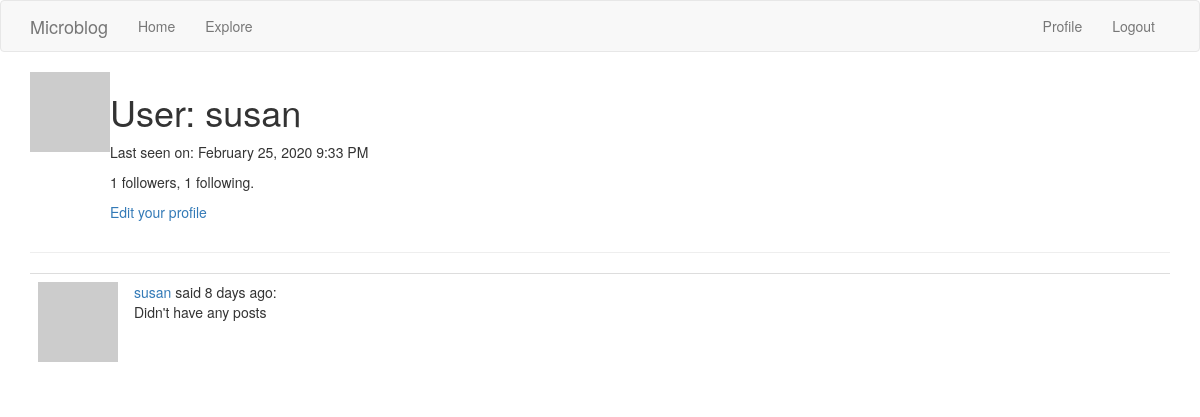
Before: /user/susan (signed in) with the older database file.
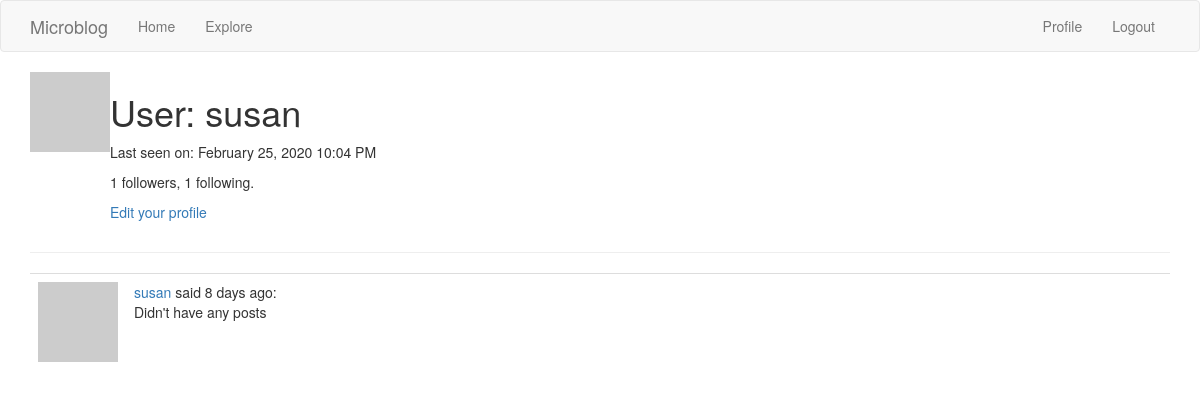
After: the same page with the newer database file.
### app/models.py (models this page shows, shortened)
class User(UserMixin, db.Model):
    id = db.Column(db.Integer, primary_key=True)
    username = db.Column(db.String(64), index=True, unique=True)
    email = db.Column(db.String(120), index=True, unique=True)
    password_hash = db.Column(db.String(128))
    posts = db.relationship('Post', backref='author', lazy='dynamic')
    about_me = db.Column(db.String(140))
    last_seen = db.Column(db.DateTime, default=datetime.utcnow)
    followed = db.relationship(
        'User', secondary=followers,
        primaryjoin=(followers.c.follower_id == id),
        secondaryjoin=(followers.c.followed_id == id),
        backref=db.backref('followers', lazy='dynamic'), lazy='dynamic')
    def avatar(self, size):
        digest = md5(self.email.lower().encode('utf-8')).hexdigest()
        return 'https://www.gravatar.com/avatar/{}?d=identicon&s={}'.format(
            digest, size)

class Post(db.Model):
    id = db.Column(db.Integer, primary_key=True)
    body = db.Column(db.String(140))
    timestamp = db.Column(db.DateTime, index=True, default=datetime.utcnow)
    user_id = db.Column(db.Integer, db.ForeignKey('user.id'))

### app/routes.py (the view)
@app.route('/user/<username>')
@login_required
def user(username):
    user = User.query.filter_by(username=username).first_or_404()
    page = request.args.get('page', 1, type=int)
    posts = user.posts.order_by(Post.timestamp.desc()).paginate(
        page, app.config['POSTS_PER_PAGE'], False)
    next_url = url_for('user', username=user.username, page=posts.next_num) \
        if posts.has_next else None
    prev_url = url_for('user', username=user.username, page=posts.prev_num) \
        if posts.has_prev else None
    return render_template('user.html', user=user, posts=posts.items,
                           next_url=next_url, prev_url=prev_url)

### app/models.py (called while the page is built)
@login.user_loader
def load_user(id):
    return User.query.get(int(id))

### app/routes.py (called while the page is built)
@app.before_request
def before_request():
    if current_user.is_authenticated:
        current_user.last_seen = datetime.utcnow()
        db.session.commit()

### app/templates/user.html (shortened to what this page needs)
{% extends "base.html" %}
{% block app_content %}
    <table>
        <tr valign="top">
            <td><img src="{{ user.avatar(128) }}"></td>
            <td>
                <h1>User: {{ user.username }}</h1>
                {% if user.last_seen %}<p>Last seen on: {{moment(user.last_seen) .format('LLL')}}</p>{% endif %}
                <p>{{ user.followers.count() }} followers, {{ user.followed.count() }} following.</p>
                {% if user == current_user %}
                <p><a href="{{ url_for('edit_profile') }}">Edit your profile</a></p>
                {% elif not current_user.is_following(user) %}
                <p><a href="{{ url_for('follow', username=user.username) }}">Follow</a></p>
                {% else %}
                <p><a href="{{ url_for('unfollow', username=user.username) }}">Unfollow</a></p>
                {% endif %}
            </td>
        </tr>
    </table>
    <hr>
    {% for post in posts %}
        {% include '_post.html' %}
    {% endfor %}
{% endblock %}

### app/templates/base.html (shortened to what this page needs)
{% extends 'bootstrap/base.html' %}  {% block navbar %}
<nav class="navbar navbar-default">
  <div class="container">
    <div class="navbar-header">
      <a class="navbar-brand" href="{{ url_for('index') }}">Microblog</a>
    </div>
    <div class="collapse navbar-collapse" id="bs-example-navbar-collapse-1">
      <ul class="nav navbar-nav">
        <li><a href="{{ url_for('index') }}">Home</a></li>
        <li><a href="{{ url_for('explore') }}">Explore</a></li>
      </ul>
      <ul class="nav navbar-nav navbar-right">
        {% if current_user.is_anonymous %}
        <li><a href="{{ url_for('login') }}">Login</a></li>
        {% else %}
        <li><a href="{{ url_for('user', username=current_user.username) }}">Profile</a></li>
        <li><a href="{{ url_for('logout') }}">Logout</a></li>
        {% endif %}
      </ul>
    </div>
  </div>
</nav>
{% endblock %} {% block content %}
<div class="container">
    {%
  block app_content %}{% endblock %}
</div>
{% endblock %} {% block scripts %} {{ super() }} {{ moment.include_moment() }} {% endblock %}

### app/templates/_post.html
<table class="table table-hover">
    <tr>
        <td width="70px">
            <a href="{{ url_for('user', username=post.author.username) }}">
                <img src="{{ post.author.avatar(70) }}" />
            </a>
        </td>
        <td>
            <a href="{{ url_for('user', username=post.author.username) }}">
                {{ post.author.username }}
            </a>
            said {{ moment(post.timestamp).fromNow() }}:
            <br>
            {{ post.body }}
        </td>
    </tr>
</table>

Changed rows visible on the page:
changed User "susan": last_seen "February 25, 2020 9:33 PM" → "February 25, 2020 10:04 PM"
